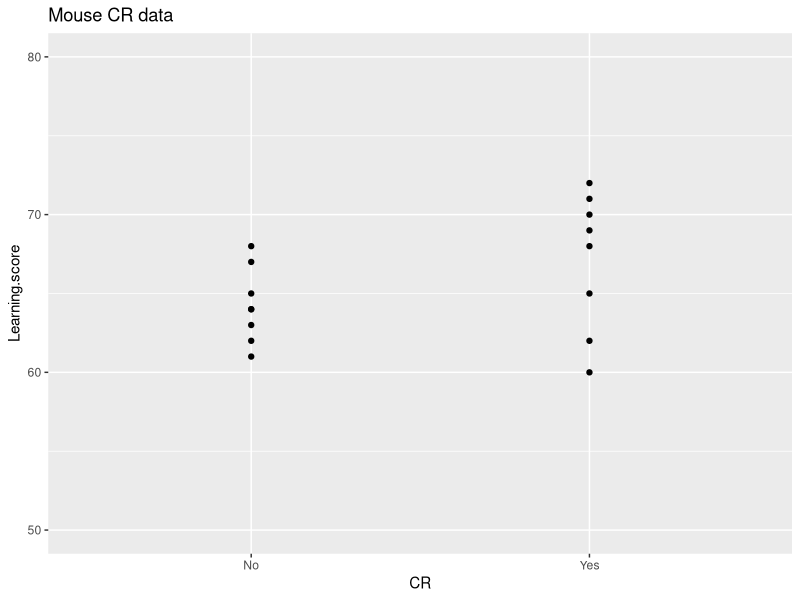
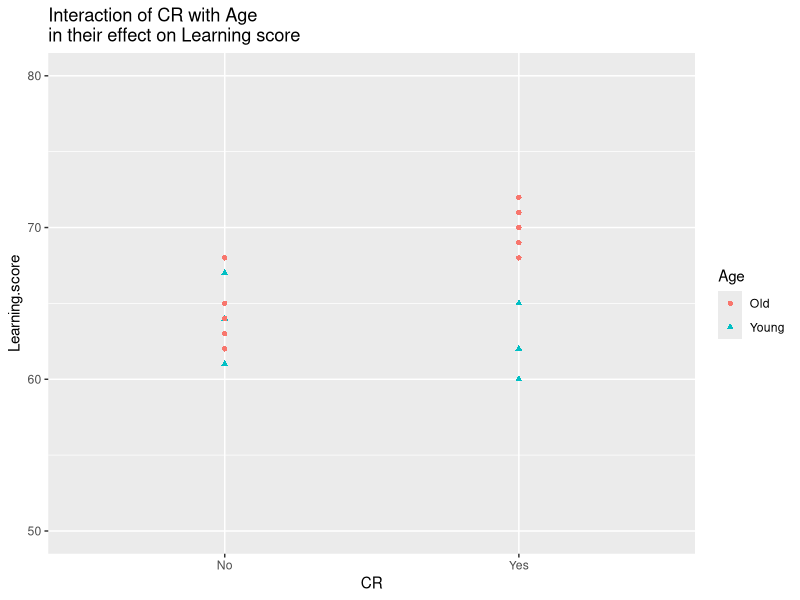
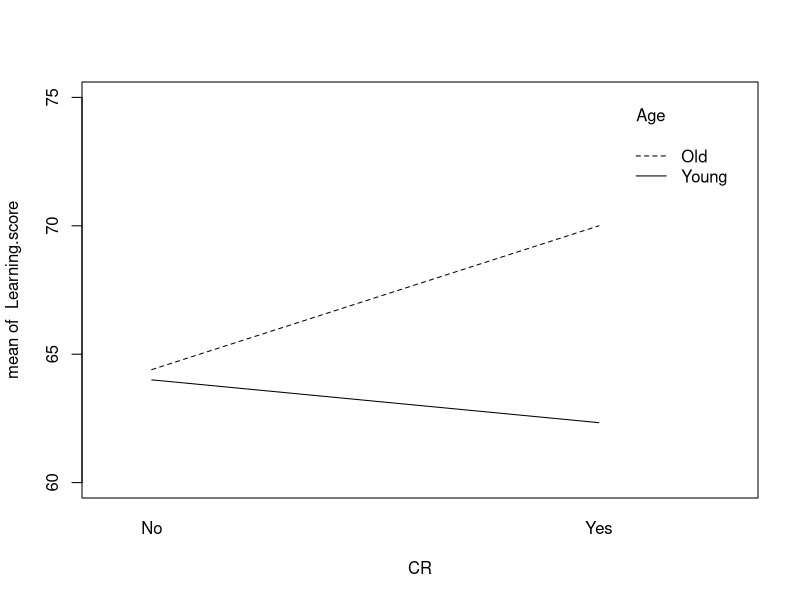
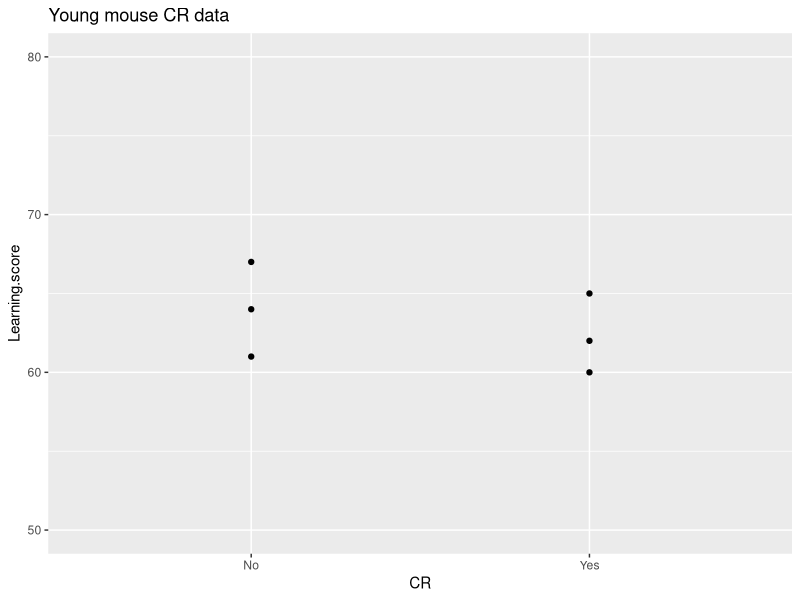
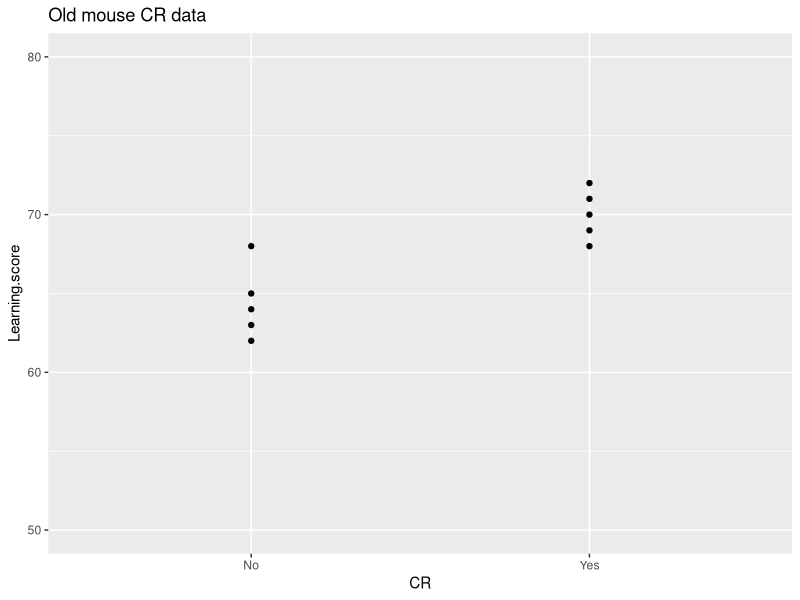

R code for these plots, in order:
## ---- chunk 1
#| include: false
library(ggplot2)

CR.data = data.frame(
  CR = c("Yes", "Yes", "Yes", "Yes", "Yes", "Yes", "Yes", "Yes",
         "No", "No", "No", "No", "No", "No", "No", "No"),
  Learning.score = c(65, 68, 72, 60, 69, 71, 62, 70,
                     64, 67, 62, 61, 68, 63, 64, 65))

CR.Age.data = data.frame(
  CR = c("Yes", "Yes", "Yes", "Yes", "Yes", "Yes", "Yes", "Yes",
         "No", "No", "No", "No", "No", "No", "No", "No"),
  Learning.score = c(65, 68, 72, 60, 69, 71, 62, 70,
                     64, 67, 62, 61, 68, 63, 64, 65),
  Age = c("Young", "Old", "Old", "Young", "Old", "Old", "Young", "Old",
          "Young", "Young", "Old", "Young", "Old", "Old", "Old", "Old"))

young.mouse.data = subset(CR.Age.data, Age=="Young")
old.mouse.data   = subset(CR.Age.data, Age=="Old")

mouse.lm.CR       = lm(Learning.score ~ CR, data=CR.data)
mouse.lm.CR.Age   = with(CR.Age.data, lm(Learning.score ~ CR + Age))
mouse.lm.CR.Age.interaction = with(CR.Age.data, lm(Learning.score ~ CR * Age))
young.mouse.lm    = lm(Learning.score ~ CR, data=young.mouse.data)
old.mouse.lm      = lm(Learning.score ~ CR, data=old.mouse.data)

mouse.CR.graph = ggplot(CR.data, aes(y=Learning.score, x=CR)) +
  geom_point() + ggtitle("Mouse CR data") +
  scale_y_continuous(breaks=0:80*10, limits=c(50, 80))

mouse.interaction.graph = ggplot(CR.Age.data,
  aes(y=Learning.score, x=CR, group=Age, col=Age, shape=Age)) +
  geom_point() +
  ggtitle("Interaction of CR with Age \nin their effect on Learning score") +
  scale_y_continuous(breaks=0:80*10, limits=c(50, 80))

young.mouse.CR.graph = ggplot(young.mouse.data, aes(y=Learning.score, x=CR)) +
  geom_point() +
  ggtitle("Young mouse CR data") +
  scale_y_continuous(breaks=0:80*10, limits=c(50, 80))

old.mouse.CR.graph = ggplot(old.mouse.data, aes(y=Learning.score, x=CR)) +
  geom_point() +
  ggtitle("Old mouse CR data") +
  scale_y_continuous(breaks=0:80*10, limits=c(50, 80))
## ---- chunk 2
plot(mouse.CR.graph)
## ---- chunk 3
with(CR.data, t.test(Learning.score ~ CR, var.equal = TRUE))
## ---- chunk 4
# t-test using lm
mouse.lm.CR=with(CR.data, lm(Learning.score ~ CR))
summary(mouse.lm.CR)
## ---- chunk 5
mouse.lm.CR.Age=with(CR.Age.data, lm(Learning.score ~ CR + Age))

summary(mouse.lm.CR.Age)
## ---- chunk 6
plot(mouse.interaction.graph)
## ---- chunk 7
with(CR.Age.data, interaction.plot(CR, Age,  Learning.score, ylim = c(60, 75)))
## ---- chunk 8
summary(mouse.lm.CR.Age.interaction)
## ---- chunk 9
plot(young.mouse.CR.graph)
## ---- chunk 10
summary(young.mouse.lm)
## ---- chunk 11
plot(old.mouse.CR.graph)
## ---- chunk 12
summary(old.mouse.lm)
## ---- chunk 13
choose(10,2) # Gives 45.
## ---- chunk 14
choose(10,3) # Gives 120.
